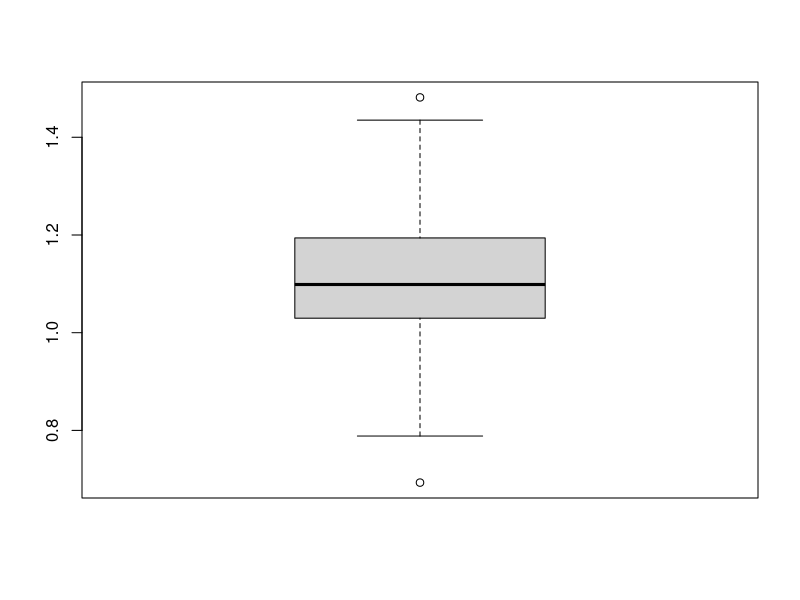
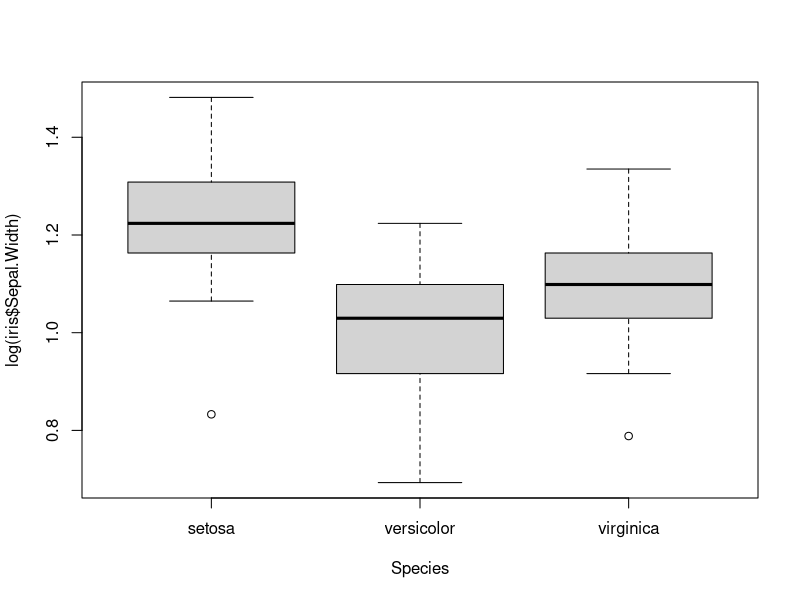

Here is the R script that generated these plots, in order:
# Postwork Sesión 5.
# EQUIPO 6
# INTEGRANTES
# Omar Arellano Carballo
# Emmanuel Acevedo Díaz
# José Bernal Fonseca
# Israel Uriel Ramírez montoya
# Haniel Mizraim Rojo Salazar
# Oscar Herrasti Real

#OBJETIVO
#Realizar inferencia estadística para extraer información de la muestra que sea 
#contrastable con la población
#DESARROLLO
#El data frame iris contiene información recolectada por Anderson sobre 50 flores 
#de 3 especies distintas (setosa, versicolor y virginca), incluyendo medidas en 
#centímetros del largo y ancho del sépalo así como de los pétalos.

#Estudios recientes sobre las mismas especies muestran que:
  
#En promedio, el largo del sépalo de la especie setosa (Sepal.Length) es igual a 5.7 cm
#con base en lo planteado tenemos las siguientes hipotesis
# hipótesis nula        Ho = Sepal.Length == 5.7
# hipótesis alternativa Ha = Sepal.Length != 5.7
#mu = 5.7
# se ejecuta la función para obtener el valor de p
# la prueba se hace de dos lados por ser el valor de la media el que se evalua
t.test(iris[iris$Species == 'setosa', "Sepal.Length"], 
       alternative = 'two.sided', mu=5.7)
#p-value = 2.2e-16
# el valor de p es muy pequeño y para un nivel de 99% se concluye: p < 0.01
# Existe evidencia para rechazar Ho, el largo del sépalo en promedio no es de 5.7 cm



#En promedio, el ancho del pétalo de la especie virginica (Petal.Width) es menor a 2.1 cm
#con base en lo planteado tenemos las siguientes hipotesis
# hipótesis nula        Ho = Sepal.Length >= 2.1
# hipótesis alternativa Ha = Sepal.Length < 2.1 prueba de cola inferior
# mu 2.1
# se ejecuta la función para obtener el valor de p
# la prueba se hace del lado menor por querer saber si es menor a 2.1
t.test(iris[iris$Species == 'virginica', "Petal.Width"], 
       alternative = 'less', mu=2.1)
#p-value = 0.03132
# Con el valor de p para un nivel de 99% se concluye: p > 0.01
# Existe evidencia para no rechazar Ho, el ancho del pétalo en promedio es mayor a 2.1 cm



#En promedio, el largo del pétalo de la especie virgínica es 1.1 cm más grande 
#que el promedio del largo del pétalo de la especie versicolor.
#con base en lo planteado tenemos las siguientes hipotesis
# hipótesis nula        Ho = virginica.petal.Length <= versicolor.petal.Length
# hipótesis alternativa Ha = virginica.petal.Length > versicolor.petal.Length
# mu 1.1
# se ejecuta la función para obtener el valor de p
t.test(x = iris[iris$Species == "virginica", "Petal.Length"],
       y = iris[iris$Species == "versicolor", "Petal.Length"],
       alternative = "greater", mu = 1.1, var.equal = FALSE)

#p-value = 0.03206
# Con el valor de p para un nivel de 99% se concluye: p > 0.01
# Existe evidencia para no rechazar Ho, el largo de la especie virginica no es mayor al
# dela especie versicolor



#En promedio, no existe diferencia en el ancho del sépalo entre las 3 especies.
#con base en lo planteado tenemos las siguientes hipotesis
# hipótesis nula        Ho = virginica.sepal.Width = versicolor.sepal.width = setosa.sepal.width
# hipótesis alternativa Ho = virginica.sepal.Width != versicolor.sepal.width != setosa.sepal.width

library(ggplot2)
str(iris)

boxplot(log(iris$Sepal.Width))

boxplot(log(iris$Sepal.Width) ~ Species,
        data = iris)
# analizando las gráficas de boxplot generadas, se puede ver que cada especie tiene anchos de
# sépalos diferentes
# hacemos el análisis ANOVA
anova <- aov(log(iris$Sepal.Width) ~ Species,
             data = iris)

summary(anova)
# el valor de p es 2.29e-16 por ser menor a 0.01 por el 99% de confianza, se rechaza Ho, y 
# se concluye que si hay diferencia en los anchos del sépalo entre las tres especies.



#Utilizando pruebas de inferencia estadística, concluye si existe evidencia suficiente 
#para concluir que los datos recolectados por Anderson están en línea con los nuevos estudios.

#Utiliza 99% de confianza para toda las pruebas, en cada caso realiza el planteamiento 
#de hipótesis adecuado y concluye.

